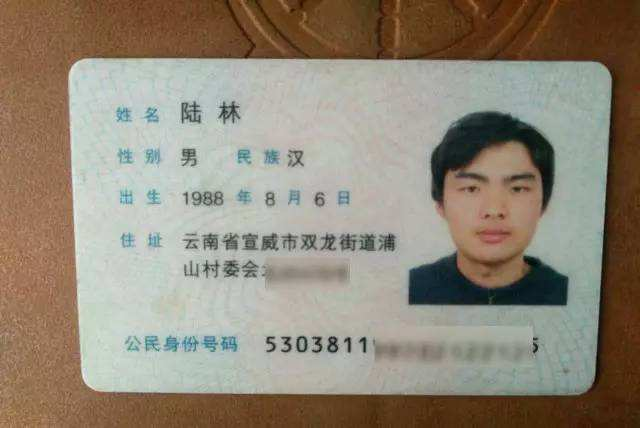
#> input picture Coding/ic/ti.jpg, 640 x 428 px, found by its file name
$ python data_infor.py ../../ic/ti.jpg   (older library calls are emulated)
#> lines starting #> are read from the running program, lines starting #| are printed output that depends on the picture; after the words box and inside, x2 and y2 are one past the last pixel; in counts of white or black regions, pixels touching at a corner belong together
import cv2
import numpy as np
import os
from sys import argv
import time


def data_enhancement(img):
    # opencv 读取图片
#> called with img = 'f:\\PYcode\\Coding\\ic\\ti.jpg'
    img = cv2.imread(img, cv2.IMREAD_UNCHANGED)
#> img is the input picture: shape (428, 640, 3); mean B, G, R 119.6, 135.1, 144.9
    # 设置前后背景色
    type(img)
    mask = np.zeros(img.shape[:2],np.uint8)
    bgdModel = np.zeros((1,65),np.float64)
    fgdModel = np.zeros((1,65),np.float64)
    # 获得要分别的矩形大小
    image_shape = img.shape
#> image_shape = (428, 640, 3)
    rect = (20,20,image_shape[1]-20,image_shape[0]-20)
#> rect = (20, 20, 620, 408)
    # 前后背景颜色分离
    cv2.grabCut(img, mask, rect, bgdModel, fgdModel, 5, cv2.GC_INIT_WITH_RECT)
    mask2 = np.where((mask==2)|(mask==0),0,1).astype('uint8')
    img = img*mask2[:,:,np.newaxis]
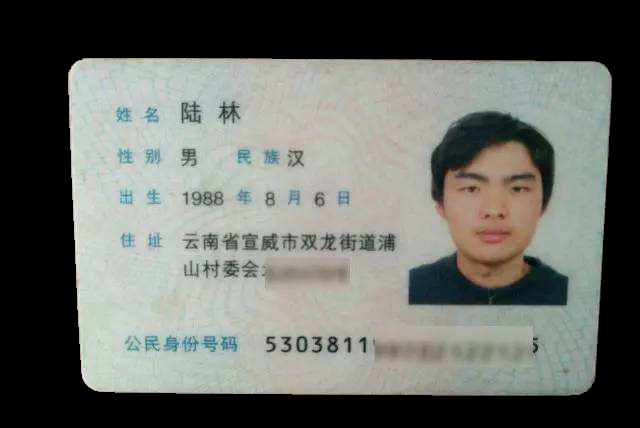
#> img: shape (428, 640, 3); mean B, G, R 103.2, 108.5, 105.7
    # 阀值处理
    ret, thresh=cv2.threshold(cv2.cvtColor(img.copy(), cv2.COLOR_BGR2GRAY),127, 255, cv2.THRESH_BINARY)
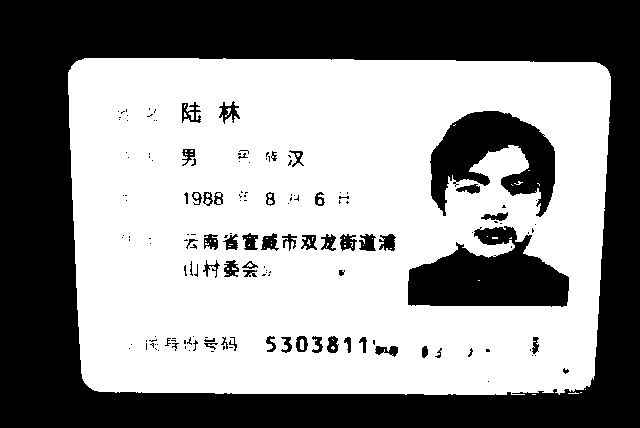
#> thresh: shape (428, 640); 56.9% white; 157 black regions (104 under 20 px)
    # 找到边
    image, contours, hier = cv2.findContours(thresh, cv2.RETR_EXTERNAL, cv2.CHAIN_APPROX_SIMPLE)
#> contours = 5 contours, 4 with area under 20; largest, box (x1, y1, x2, y2) and area: (68, 58, 611, 395) 175478
    # 找到满足的矩形
    for cnt in contours:
        # cv2.rectangle(img, (x, y), (x+w, y+h),(0, 255, 0), 2)
        x, y, w, h = cv2.boundingRect(cnt)
        if h < 200:
            continue
        #£ind bounding box coordinates
        else:
            epsilon = 0.01*cv2.arcLength(cnt,True)
            approx = cv2.approxPolyDP(cnt,epsilon,True)
            # 矩形的四个顶点的数据,从三维转二维
            approx_n_shape = np.reshape(approx,(-1,approx.shape[-1])).astype(np.float32)
            # image_shape
            canvas = np.float32([[0, 0],[0, image_shape[0]],[image_shape[1], image_shape[0]],[image_shape[1], 0]])
            # 开始translate
            M = cv2.getPerspectiveTransform(approx_n_shape, canvas)
            result = cv2.warpPerspective(img, M, (0, 0))
            # result = cv2.resize(result,(600,400))
            cv2.imwrite("f:\\PYcode\\Coding\\ic\\result_ti.jpg", result)
#> this loop made 5 passes
#> (x, y, w, h, epsilon, approx_n_shape, canvas) on pass 5: (68, 58, 543, 337, 17.89, [[71, 66], [92, 389], [589, 386], [604, 66]], [[0, 0], [0, 428], [640, 428], [640, 0]])
#> (cnt, x, y, w, h) on passes 1 to 2: ([[532, 394], [535, 394]], 532, 394, 4, 1), ([[580, 392], [581, 392]], 580, 392, 2, 1)

if __name__ == "__main__":
    img_path  = "f:\\PYcode\\Coding\\ic\\ti.jpg"
    # t1 = time.time()
    data_enhancement(img_path)
    # t2 = time.time()
    # print(t2-t1) # 1.389s
